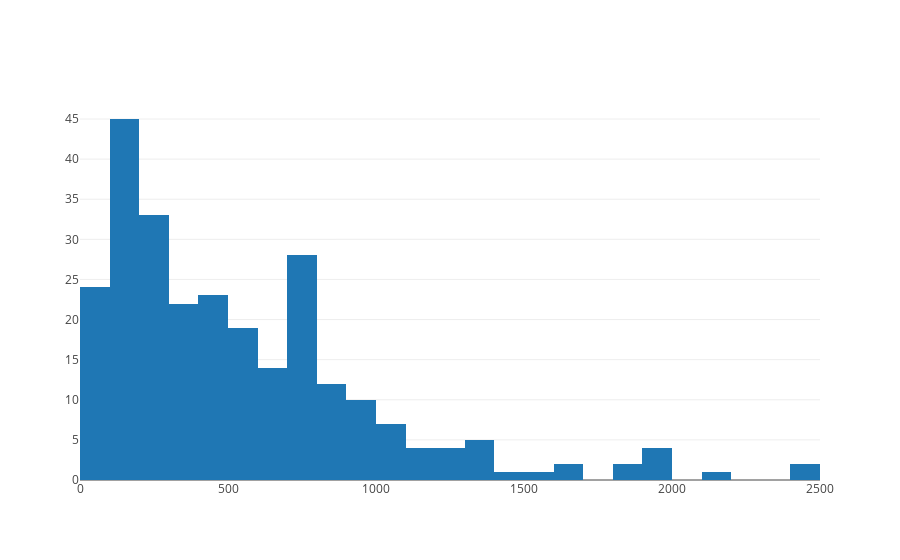

The notebook cell saved with this chart:
### Code cell
#histogram of salary
from plotly.offline import download_plotlyjs, init_notebook_mode, iplot
import plotly.plotly as py
import plotly.figure_factory as ff
import plotly.graph_objs as go
init_notebook_mode()

x = Hitters['Salary'].values.tolist()
data = [go.Histogram(x=x)]

iplot(data)

### Figure 1 — Plotly figure (JSON) as saved in the notebook; plotly's stock layout.template omitted (floating-point values rounded to 4 significant figures; data arrays with more than 128 entries replaced by an {"elided": "..."} marker saying what was removed)
{"data": [{"type": "histogram", "x": {"elided": "263 float values"}}], "layout": {}}
